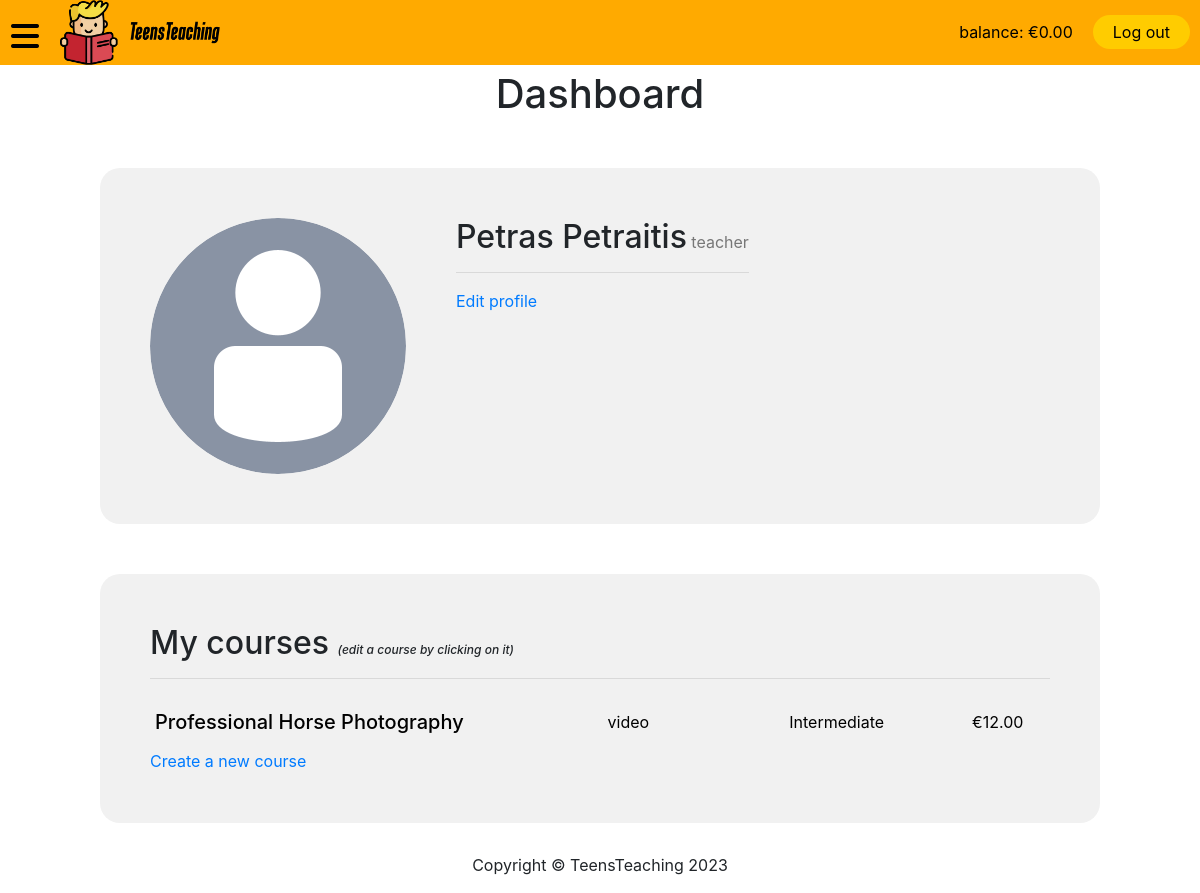
The page /dashboard.php (signed in) on the database its author committed.
### tables this page shows
CREATE TABLE `teachers` (
  `id` int(11) NOT NULL,
  `email` varchar(320) NOT NULL,
  `password` varchar(255) NOT NULL,
  `credit` decimal(6,2) NOT NULL DEFAULT 0.00
);

CREATE TABLE `teacher_profiles` (
  `id` int(11) NOT NULL,
  `teacher_id` int(11) NOT NULL,
  `first_name` varchar(250) NOT NULL,
  `last_name` varchar(250) NOT NULL,
  `avatar` varchar(500) DEFAULT NULL,
  `bio` text DEFAULT NULL
);

CREATE TABLE `courses` (
  `id` int(11) NOT NULL,
  `teacher_id` int(11) NOT NULL,
  `course_subject` varchar(250) NOT NULL,
  `course_type` varchar(250) NOT NULL,
  `course_difficulty` varchar(250) NOT NULL,
  `course_name` varchar(250) NOT NULL,
  `course_description` text DEFAULT NULL,
  `course_intro_video` varchar(500) DEFAULT NULL,
  `course_price` decimal(6,2) NOT NULL DEFAULT 0.00,
  `json_blob` longtext DEFAULT NULL CHECK (json_valid(`json_blob`)),
  `creation_date` datetime NOT NULL DEFAULT current_timestamp()
);

### config.php (called while the page is built)
<?php
return array(
    'db_host' => 'localhost',
    'db_username' => 'tavo_username',
    'db_password' => 'tavo_password',
    'db_database' => 'tavo_username',
    'dbt_classroom_lessons' => 'Classroom_lessons',
    'dbt_courses' => 'Courses',
    'dbt_discounts' => 'Discounts',
    'dbt_live_lessons' => 'Live_lessons',
    'dbt_purchased_courses' => 'Purchased_courses',
    'dbt_teachers' => 'Teachers',
    'dbt_teacher_profiles' => 'Teacher_profiles',
    'dbt_teacher_ratings' => 'Teacher_ratings',
    'dbt_theory_lessons' => 'Theory_lessons',
    'dbt_users' => 'Users',
    'dbt_user_profiles' => 'User_profiles',
    'dbt_video_lessons' => 'Video_lessons',
);

### dashboard.php (the view, shortened to what this page needs)
<?php
if (isset($_SESSION['email'])) {
    $config = include($_SERVER["DOCUMENT_ROOT"] . "/teensteaching/config.php");
    $type = $_SESSION['type'];
    $id = $_SESSION['id'];
    if ($_SESSION["type"] == "student") {
        $table = $config['dbt_user_profiles'];
        $fkey = 'user_id';
        $edit_course = false;
    } else {
        $table = $config['dbt_teacher_profiles'];
        $fkey = 'teacher_id';
        $edit_course = true;
    }
    $mysqli = new mysqli($config['db_host'], $config['db_username'], $config['db_password'], $config['db_database']);
    if (!$mysqli->connect_error) {
        $qry = "SELECT * FROM $table WHERE $fkey='$id' LIMIT 1";
        $result = $mysqli->query($qry);
        if ($result) {
            if (mysqli_num_rows($result) > 0) {
                $row = mysqli_fetch_row($result);
                $fname = $row[2];
                $lname = $row[3];
                $avatar = $row[4];
                if (empty($avatar)) {
                    $pfp = './static/images/default-avatar.png';
                } else {
                    $pfp = "./profile_pictures/".$avatar;
                }
            }
        } else {
            die('Error: ' . $mysqli->connect_error);
        }
    } else {
        die("Prisijungti nepavyko: " . $mysqli->connect_error);
    }
} else {
    header("Location: login/index.php");
    die();
}
?>
<!DOCTYPE html>
<html lang="en">
<head>
    <link rel="stylesheet" href="https://stackpath.bootstrapcdn.com/bootstrap/4.5.2/css/bootstrap.min.css">
    <link rel="stylesheet" href="./static/style.css">
    <link rel="stylesheet" href="https://cdnjs.cloudflare.com/ajax/libs/font-awesome/6.2.1/css/all.min.css">
    <link rel="stylesheet" href="https://cdnjs.cloudflare.com/ajax/libs/font-awesome/6.2.1/css/all.css">
</head>
<body>
    <?php include './partials/nav.php' ?>
    <h1>Dashboard</h1>
    <div class="profile">
        <div class="f-row">
        <img src="./profile_pictures/<?php echo $pfp; ?>" alt="">
            <div class="f-col">
                <div>
                    <h2 class="name"><?php echo $fname . " " . $lname; ?></h2>
                    <p class="type"><?php echo $type; ?></p>
                </div>
                <div class="bio">
                    <hr>
                    <a href="./profile/edit.php">Edit profile</a>
                </div>
            </div>
        </div>
    </div>
    <?php
    if ($_SESSION['type'] == 'teacher') {
        $qqry = "SELECT id, course_difficulty, course_name, course_price, course_type FROM courses WHERE teacher_id='$id'";
        $r = $mysqli->query($qqry);
        if ($r) {
            if (!(mysqli_num_rows($r) > 0)) {
                echo "<p>There's nothing here</p>";
            } else {
                echo "<div class='profile'>";
                echo "<h2>My courses <em class='clarifier'>(edit a course by clicking on it)</em></h2>";
                echo "<hr>";
                while ($row = mysqli_fetch_array($r)) {
                    $course_name = $row['course_name'];
                    $course_price = $row['course_price'];
                    $course_diff = $row['course_difficulty'];
                    $course_type = $row['course_type'];
                    echo "<a href='./course/view.php?id=".$row['id']."'"." class='course-link'>";
                    echo "<div class='course-card'>";
                    echo "<h3>" . $course_name . "</h3>";
                    echo "<p>" . $course_type . "</p>";
                    echo "<p>" . ucfirst($course_diff) . "</p>";
                    echo "<p>€" . $course_price . "</p>";
                    echo "</div>";
                    echo "</a>";
                }
                if ($edit_course === true) {
                    echo '<a href="./course/new.php">Create a new course</a>';
                }
                echo "</div>";
            }
        }
    }
    ?>
    <footer>
        <p>Copyright © TeensTeaching 2023</p>
    </footer>
</body>
</html>

### partials/nav.php (shortened to what this page needs)
<nav>
    <div class="nav-color">
        <div class="flex">
            <a href="#" class="burger" href="javascript:void(0);" onclick="myFunction()"><i id="burger" class="fa-solid fa-bars fa-2x fa-fw"></i></a>
            <a href="/teensteaching"><img src="/teensteaching/static/images/icon2.png" alt=""></a>
        </div>
        <?php
        echo "<div class='flex'>";
        if (!isset($_SESSION['email'])) {
            $home_or_dashboard = "Home";
            echo '<a href="/teensteaching/login" class="sign-in">Sign in</a>';
        } else {
            $mysqli = new mysqli($config['db_host'], $config['db_username'], $config['db_password'], $config['db_database']);
            if (!$mysqli->connect_error) {
                if ($_SESSION['type'] == 'teacher') {
                    $table = 'Teachers';
                } else {
                    $table = 'Users';
                }
                $id = $_SESSION['id'];
                $qry = "SELECT credit FROM $table WHERE id = '$id' LIMIT 1";
                $nav_result = $mysqli->query($qry);
                if ($nav_result) {
                    if (mysqli_num_rows($nav_result) > 0) {
                        $row = mysqli_fetch_array($nav_result);
                        echo '<a id="balance" href="/teensteaching/balance">balance: €' . $row['credit'] . '</a>';
                    } else {
                        die("BalanceError: loc: nav");
                    }
                }
            }
            echo '<a href="/teensteaching/logout" class="sign-in">Log out</a>';
        }
        echo "</div>";
        ?>
    </div>
</nav>

### static/style.css (style rules this page uses)
*, *::before, *::after { box-sizing: border-box; }
body { margin: 0; padding-top: 70px; }
body h1 { text-align: center; }
nav { top: 0; width: 100%; overflow: visible; position: fixed; z-index: 99; }
.nav-color { background-color: #FFAA00; margin: 0; display: flex; justify-content: space-between; }
nav img { max-width: 160px; margin: auto 10px; }
nav a { text-decoration: none; color: black; display: block; }
nav .flex { display: flex; }
.burger { margin-top: 10px; }
.burger i { margin: 10px 5px; }
.sign-in { padding: 5px 20px; background-color: #FFCC00; border-radius: 50px; }
#balance, .sign-in { height: fit-content; margin: auto 10px; }
.profile { max-width: 1000px; width: 95%; margin: auto; margin-top: 50px; padding: 50px; background-color: rgb(241, 241, 241); padding: 50px; border-radius: 20px; }
.profile img { clip-path: circle(); max-width: 256px; width: 100%; z-index: 0; }
.profile .f-row { display: flex; flex-direction: row; }
.profile .f-col { display: flex; flex-direction: column; margin-left: 50px; }
.profile .f-col .type { display: inline; color: #777777; }
.profile .f-row h2 { display: inline; }
.profile .course-card { display: grid; grid-template-columns: 2fr 1fr 1.2fr 0.5fr; align-items: center; justify-items: center; }
.profile .course-link h3 { width: 100%; font-size: 20px; margin: 10px; }
.profile .course-card p { margin: 0; }
.clarifier { font-size: 12px; }
.course-link { text-decoration: none; color: black; display: block; padding: 5px; border-radius: 20px; }
footer { margin-top: 30px; text-align: center; }

### rows shown on the page
teachers: credit "0.00"
teacher_profiles: first_name "Petras", last_name "Petraitis"
courses: course_name "Professional Horse Photography", course_type "video", course_difficulty "Intermediate", course_price "12.00"

### other values the page prints
$type "teacher"
